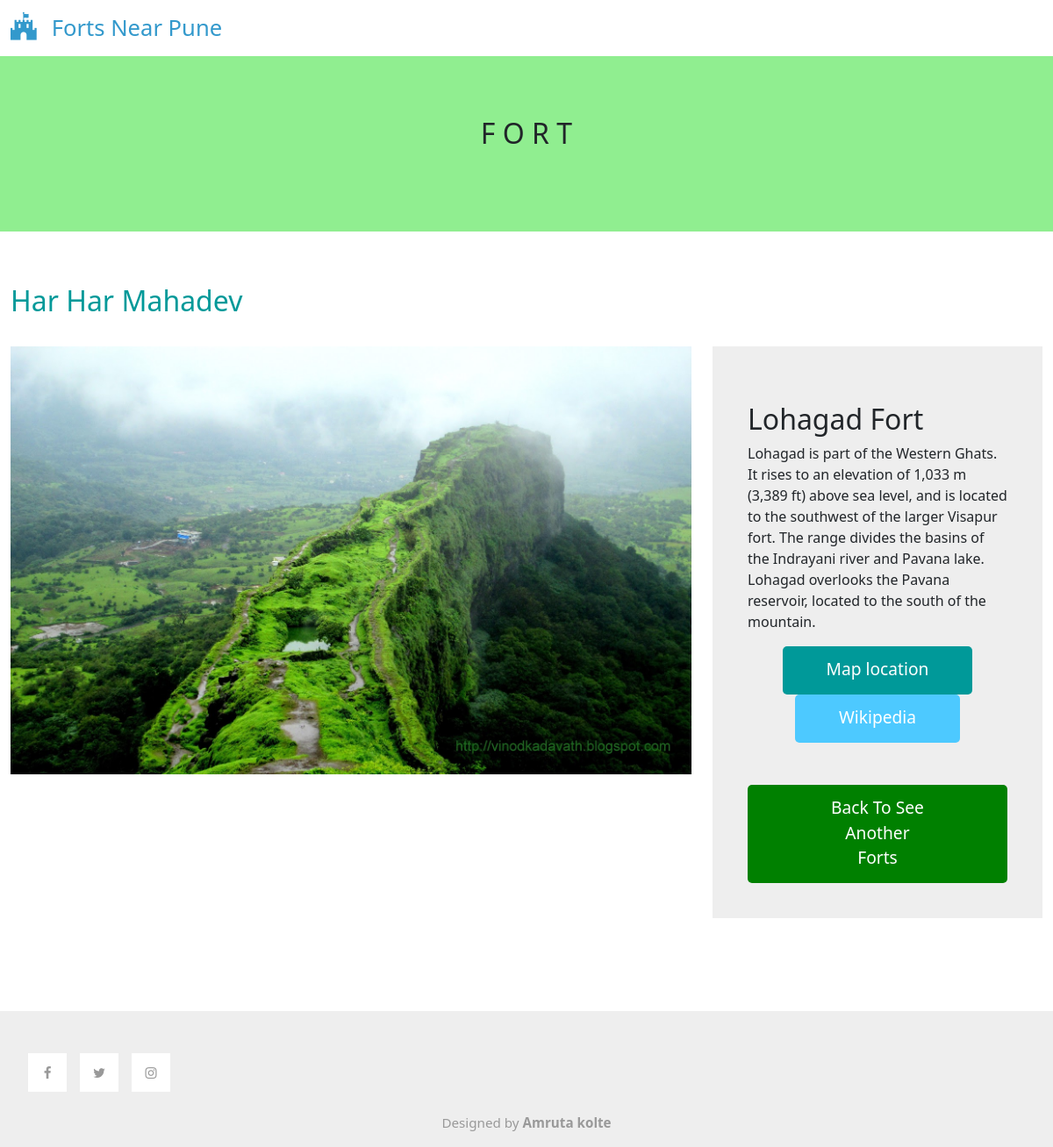
Screenshot of /forts/fort_detail/4 with the database file from the repository.
### fort/models.py (models this page shows, shortened)
class fort(models.Model):
    f_id = models.AutoField(primary_key=True)
    name = models.CharField(max_length=100)
    img = models.ImageField(upload_to='pics')
    add = models.CharField(max_length=255)
    add3d = models.CharField(max_length=255)
    info = models.TextField()

### fort/views.py (the view)
# urls.py: path('forts/fort_detail/<int:pk>', views.fort_detail, name='fort_detail'),
def fort_detail(request, pk):
    killa = fort.objects.get(f_id=pk)
    return render(request,'fort-detail.html', {'killa':killa})

### templates/fort-detail.html (shortened to what this page needs)
{% load static %}
<html lang="en">
<head>
    <link rel="stylesheet" href="{% static 'css/bootstrap.min.css' %}">
    <link rel="stylesheet" href="{% static 'css/all.min.css' %}">
    <link rel="stylesheet" href="{% static 'css/templatemo-style.css' %}">
	<link rel='stylesheet' href='https://cdnjs.cloudflare.com/ajax/libs/font-awesome/4.7.0/css/font-awesome.min.css'>
</head>
<body>
    <nav class="navbar navbar-expand-lg">
        <div class="container-fluid">
            <a class="navbar-brand" href="\forts">
                <i class="fa fa-fort-awesome mr-2" aria-hidden="true"></i>
                Forts Near Pune
            </a>
        </div>
    </nav>
    <div class="tm-hero d-flex justify-content-center align-items-center" style="background-color:lightgreen" data-parallax="scroll">
        <form>
            <h2>
			    <span>F</span>
		    	<span>O</span>
	    		<span>R</span>
    			<span>T</span>
		    </h2>
        </form>
    </div>
    <div class="container-fluid tm-container-content tm-mt-60">
        <div class="row mb-4">
            <h2 class="col-12 tm-text-primary">Har Har Mahadev</h2>
        </div>
        <div class="row tm-mb-90">
            <div class="col-xl-8 col-lg-7 col-md-6 col-sm-12">
                <img src="{{killa.img.url}}" alt="Image" class="img-fluid">
            </div>
            <div class="col-xl-4 col-lg-5 col-md-6 col-sm-12">
                <div class="tm-bg-gray tm-video-details">
                    <p class="mb-4">
                        <h2>{{killa.name}}</h2>
                        {{killa.info}}
                    </p>
                    <div class="text-center mb-5">
                        <a href="{{killa.add}}" class="btn btn-primary tm-btn-small">Map location</a><br>
                        <a href="{{killa.add3d}}" class="btn btn-primary tm-btn-small" style="background-color:#4DC9FF">Wikipedia</a>
                    </div>
                    <a href="\forts" class="btn btn-primary tm-btn-big" style="background-color:green">Back To See Another Forts</a><br>
                </div>
            </div>
        </div>
    </div>
    <footer class="tm-bg-gray pt-5 pb-3 tm-text-gray tm-footer">
                <div class="tm-social-links">
					<ul class="d-flex">
                        <li class="mb-2"><a href="https://www.facebook.com/nikhil.sanap.520/"><i class="fa fa-facebook"></i></a></li>
                        <li class="mb-2"><a href="https://twitter.com/NikhilSanap10?t=sOW_jasFcF7ij0FuYwhwCw&s=09"><i class="fa fa-twitter"></i></a></li>
                        <li class="mb-2"><a href="https://www.instagram.com/nikhil_sanap_007/"><i class="fa fa-instagram"></i></a></li>
                    </ul>
                </div>
				<div class="text-center">
                    Designed by <a class="tm-text-gray" rel="sponsored" target="_parent"><b>Amruta kolte</b></a>
                </div>
    </footer>
</body>
</html>

### static/css/templatemo-style.css (style rules this page uses)
p { line-height: 1.8; }
a { text-decoration: none; transition: all 0.3s ease; }
.container-fluid { max-width: 1770px; }
.btn { border-radius: 0; }
.btn-primary { background-color: #009999; border: 0; border-radius: 5px; padding: 12px 50px 14px; font-size: 1.2rem; }
.tm-btn-big { padding: 12px 90px 14px; }
.navbar-brand { color: #3399CC; font-size: 1.6rem; }
.navbar-brand i { font-size: 2rem; }
.tm-hero { min-height: 200px; background: transparent; }
.tm-mt-60 { margin-top: 60px; }
.tm-mb-90 { margin-bottom: 90px; }
.tm-text-primary { color: #009999; }
.tm-bg-gray { background-color: #EEEEEE; }
p, .tm-text-gray { color: #999; }
.tm-social-links li { list-style: none; margin-right: 15px; }
.tm-social-links li:last-child { margin-right: 0; }
.tm-social-links li a { color: #999999; width: 44px; height: 44px; display: flex; background-color: #fff; align-items: center; justify-content: center; }
.tm-footer { font-size: 0.95rem; }
.tm-video-details { height: 100%; padding: 40px; }

### rows the page displays
fort: img (picture), name "Lohagad Fort", info "Lohagad is part of the Western Ghats. It rises to an elevation of 1,033 m (3,389 ft) above sea level, and is located to the southwest of the larger Visapur fort. The range divides the basins of the Indrayani river and Pavana lake. Lohagad overlooks the Pavana reservoir, located to the south of the mountain."
